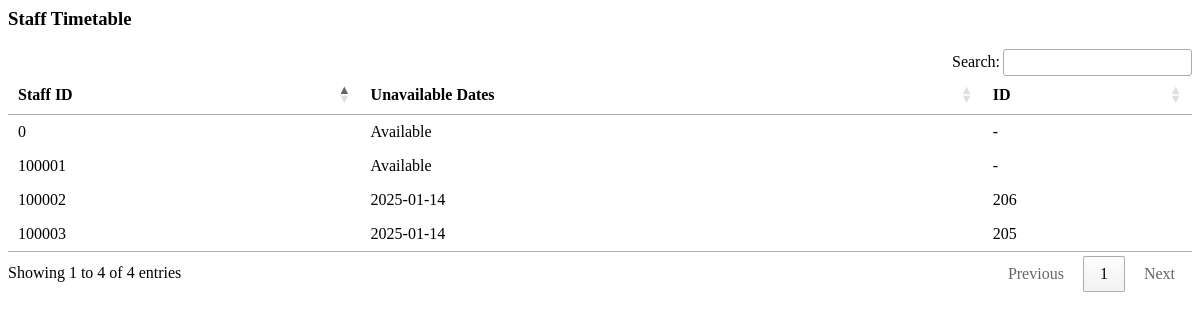
Screenshot of /present_timetable.php with the database file from the repository.
### tables this page shows
CREATE TABLE `categories` (
  `order_id` int(11) NOT NULL,
  `id` int(11) NOT NULL,
  `product_id` int(11) NOT NULL,
  `recipe_name` varchar(255) NOT NULL,
  `qty_product` int(11) NOT NULL,
  `staff_id` text NOT NULL,
  `created_at` timestamp NOT NULL DEFAULT current_timestamp(),
  `starteddate` varchar(50) NOT NULL,
  `enddate` varchar(20) NOT NULL,
  `hours` int(6) NOT NULL,
  `status` text NOT NULL,
  `quality_test` text NOT NULL,
  `comment` text NOT NULL,
  `ingredients_data` text DEFAULT NULL
);

### present_timetable.php (the view, shortened to what this page needs)
<?php include 'db_connect.php'; ?>
<div class="col-lg-12">
    <div class="card card-outline card-success">
        <div class="card-header">
            <h3 class="card-title">Staff Timetable</h3>
        </div>
        <div class="card-body p-3">
            <div class="table-responsive">
                <table class="table table-hover table-bordered" id="timetable">
                    <thead>
                        <tr>
                            <th class="text-center">Staff ID</th>
                            <th class="text-center">Unavailable Dates</th>
                            <th class="text-center">ID</th>
                        </tr>
                    </thead>
                    <tbody>
                        <?php
                        $stmt = $conn->prepare("SELECT DISTINCT staff_id FROM users WHERE type = ?");
                        $type = 3;
                        $stmt->bind_param("i", $type);
                        $stmt->execute();
                        $qry = $stmt->get_result();
                        while ($row = $qry->fetch_assoc()):
                            $staff_id = $row['staff_id'];
                            $unavailable_dates = [];
                            $schedule_stmt = $conn->prepare("SELECT starteddate, enddate, id, status FROM categories WHERE staff_id = ?");
                            $schedule_stmt->bind_param("s", $staff_id);
                            $schedule_stmt->execute();
                            $schedule_qry = $schedule_stmt->get_result();
                            if ($schedule_qry) {
                                while ($sched = $schedule_qry->fetch_assoc()) {
                                    if ($sched['status'] !== 'Finished') {
                                        $start_date = new DateTime($sched['starteddate']);
                                        $end_date = new DateTime($sched['enddate']);
                                        $interval = new DateInterval('P1D');
                                        $date_range = new DatePeriod($start_date, $interval, $end_date->modify('+1 day'));
                                        foreach ($date_range as $date) {
                                            $unavailable_dates[] = [
                                                'date' => $date->format('Y-m-d'),
                                                'id' => $sched['id']
                                            ];
                                        }
                                    }
                                }
                            }
                        ?>
                        <tr>
                            <td class="text-center"> <?php echo $staff_id; ?> </td>
                            <td class="text-center">
                                <?php
                                if (empty($unavailable_dates)) {
                                    echo "Available";
                                } else {
                                    foreach ($unavailable_dates as $unavailable) {
                                        if ($unavailable['date'] >= date('Y-m-d')) {
                                            echo $unavailable['date'] . "<br>";
                                        }
                                    }
                                }
                                ?>
                            </td>
                            <td class="text-center">
                                <?php
                                if (empty($unavailable_dates)) {
                                    echo "-";
                                } else {
                                    foreach ($unavailable_dates as $unavailable) {
                                        if ($unavailable['date'] >= date('Y-m-d')) {
                                            echo $unavailable['id'] . "<br>";
                                        }
                                    }
                                }
                                ?>
                            </td>
                        </tr>
                        <?php endwhile; ?>
                    </tbody>
                </table>
            </div>
        </div>
    </div>
</div>
<link rel="stylesheet" type="text/css" href="https://cdn.datatables.net/1.12.1/css/jquery.dataTables.css">

### rows the page displays
categories: enddate "2025-01-14", id "206"
categories: enddate "2025-01-14", id "205"

### other values shown
$staff_id "100001"
$staff_id "100002"
$staff_id "0"
$staff_id "100003"
